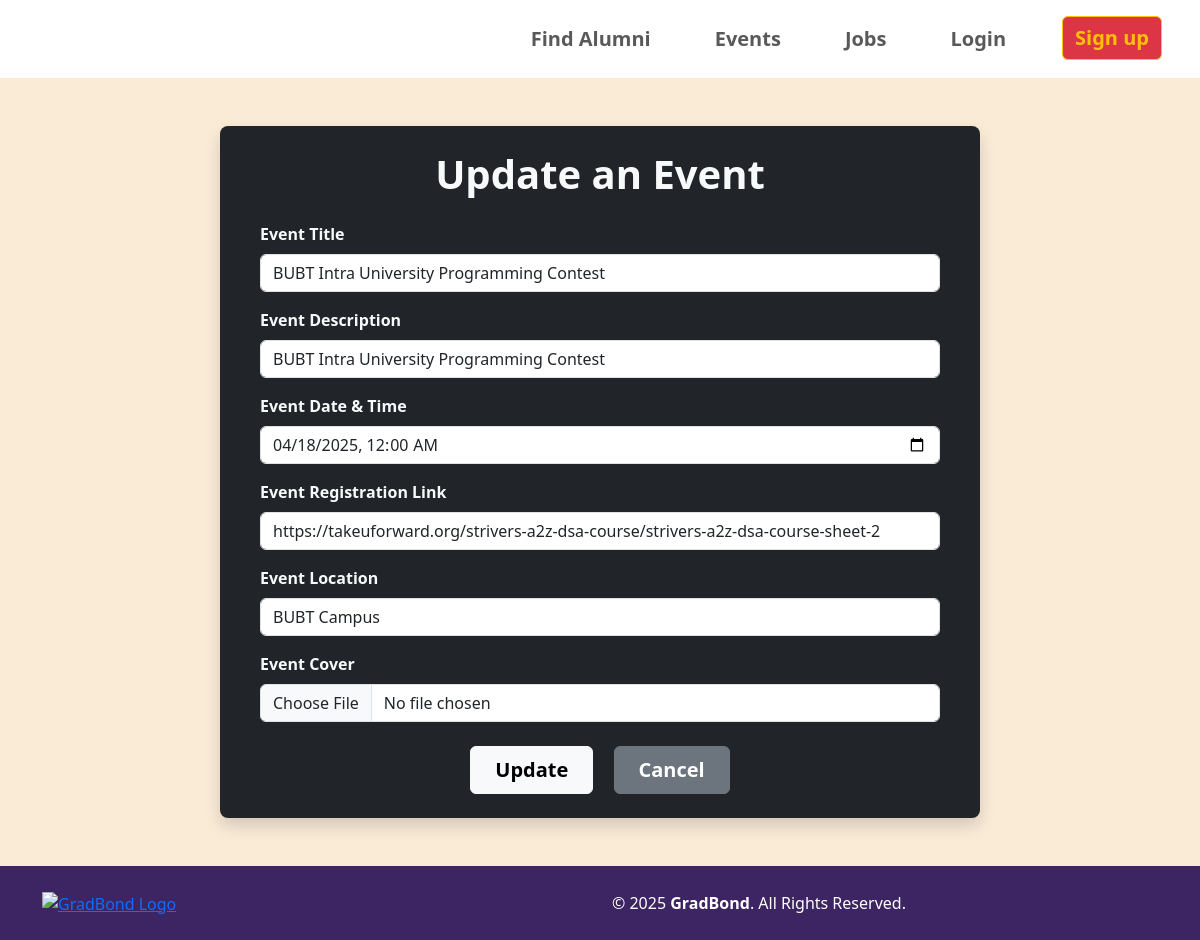
Page /edit-event/3 on the committed database.
### core/models.py (models this page shows, shortened)
class events(models.Model):
    user = models.ForeignKey(User, on_delete=models.CASCADE, null=True)
    title = models.CharField(max_length=100)
    description = models.TextField()
    date = models.DateTimeField(blank=True, null=True)
    time = models.TimeField(blank=True, null=True)
    regLink = models.URLField(blank=True, null=True)
    location = models.CharField(max_length=100)
    image = CloudinaryField('image', folder='events', default='default_cover', blank=True, null=True)

### core/views.py (the view, shortened to what this page needs)
# urls.py: path('edit-event/<int:id>', views.edit_event, name='edit_event'),
def edit_event(request, id):
    event = events.objects.get(id=id)
    return render(request, 'core/edit_event.html', {'event': event})

### templates/core/edit_event.html (shortened to what this page needs)
{% extends 'base.html' %}
{% load static %}
{% block extra_css %}
<link rel="stylesheet" href="{% static 'CSS/login.css' %}">
{% endblock %}
{% block content %}
<div class="container-fluid py-5 main" style="background-color: antiquewhite;">
  <div class="container">
    <div class="row justify-content-center">
      <div class="col-xl-8 col-lg-7 col-md-12 bg-dark text-light rounded-3 shadow p-4">
        <div class="text-center mb-4">
          <h1 class="fw-bold">Update an Event</h1>
        </div>
        <form method="POST" enctype="multipart/form-data" class="mx-3">
          <div class="mb-3">
            <label for="eventTitle" class="form-label fw-bold">Event Title</label>
            <input type="text" name="eventTitle" id="eventTitle" class="form-control" required
                   placeholder="Enter event title" value="{{ event.title }}">
          </div>
          <div class="mb-3">
            <label for="eventDes" class="form-label fw-bold">Event Description</label>
            <input type="text" name="eventDes" id="eventDes" class="form-control" required
                   placeholder="Enter event description" value="{{ event.description }}">
          </div>
          <div class="mb-3">
            <label for="eventDate" class="form-label fw-bold">Event Date & Time</label>
            <input type="datetime-local" name="eventDate" id="eventDate" class="form-control"
                   placeholder="Enter event date" value="{{ event.date|date:'Y-m-d\\TH:i' }}">
          </div>
          <div class="mb-3">
            <label for="eventRegLink" class="form-label fw-bold">Event Registration Link</label>
            <input type="url" name="eventRegLink" id="eventRegLink" class="form-control" required
                   value="{{ event.regLink }}">
          </div>
          <div class="mb-3">
            <label for="eventLocation" class="form-label fw-bold">Event Location</label>
            <input type="text" name="eventLocation" id="eventLocation" class="form-control" required
                   placeholder="Enter event location" value="{{ event.location }}">
          </div>
          <div class="mb-4">
            <label for="eventImage" class="form-label fw-bold">Event Cover</label>
            <input type="file" name="eventImage" id="eventImage" class="form-control">
          </div>
          <div class="text-center">
            <button type="submit" class="btn btn-light px-4 py-2 fw-bold fs-5 me-3">Update</button>
            <a href="{% url 'profile' %}" class="btn btn-secondary px-4 py-2 fw-bold fs-5">Cancel</a>
          </div>
        </form>
      </div>
    </div>
  </div>
</div>
{% endblock %}

### static/CSS/login.css (style rules this page uses)
.main { background-color: rgb(35, 9, 57); }
input { padding-left: 20px; }

### rows in the picture
events: eventTitle "BUBT Intra University Programming Contest", eventDes "BUBT Intra University Programming Contest", eventDate "04/18/2025 00:00", eventRegLink "https://takeuforward.org/strivers-a2z-dsa-course/strivers-a2z-dsa-course-sheet-2", eventLocation "BUBT Campus"
